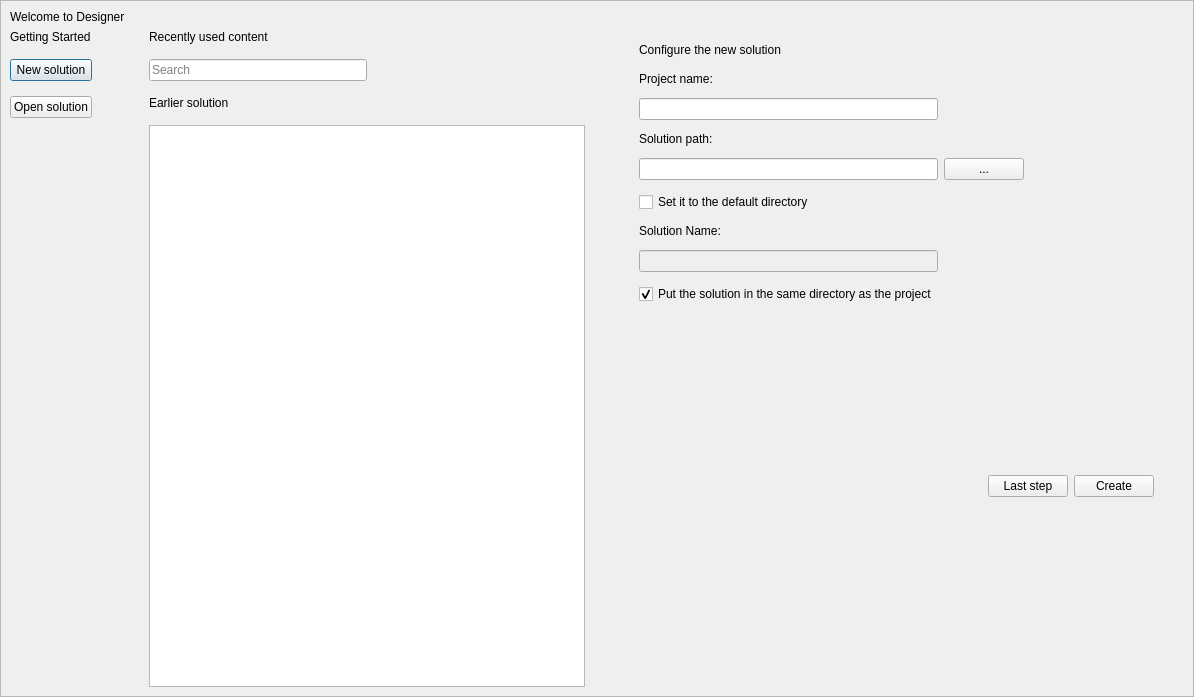
<?xml version="1.0" encoding="UTF-8"?>
<ui version="4.0">
 <class>NewSolution</class>
 <widget class="QDialog" name="NewSolution">
  <property name="geometry">
   <rect>
    <x>0</x>
    <y>0</y>
    <width>1194</width>
    <height>697</height>
   </rect>
  </property>
  <property name="windowTitle">
   <string>Welcome</string>
  </property>
  <property name="styleSheet">
   <string notr="true"/>
  </property>
  <layout class="QGridLayout" name="gridLayout_3">
   <property name="leftMargin">
    <number>0</number>
   </property>
   <property name="topMargin">
    <number>0</number>
   </property>
   <property name="rightMargin">
    <number>0</number>
   </property>
   <property name="bottomMargin">
    <number>0</number>
   </property>
   <property name="spacing">
    <number>0</number>
   </property>
   <item row="0" column="0">
    <widget class="QScrollArea" name="scrollArea">
     <property name="widgetResizable">
      <bool>true</bool>
     </property>
     <widget class="QWidget" name="scrollAreaWidgetContents">
      <property name="geometry">
       <rect>
        <x>0</x>
        <y>0</y>
        <width>1192</width>
        <height>695</height>
       </rect>
      </property>
      <layout class="QHBoxLayout" name="horizontalLayout_4">
       <property name="leftMargin">
        <number>0</number>
       </property>
       <property name="topMargin">
        <number>0</number>
       </property>
       <property name="rightMargin">
        <number>0</number>
       </property>
       <property name="bottomMargin">
        <number>0</number>
       </property>
       <item>
        <widget class="QWidget" name="widget_welcome" native="true">
         <layout class="QVBoxLayout" name="verticalLayout_3">
          <item>
           <widget class="QLabel" name="label_welcome">
            <property name="text">
             <string>Welcome to Designer</string>
            </property>
           </widget>
          </item>
          <item>
           <layout class="QHBoxLayout" name="horizontalLayout_3">
            <property name="spacing">
             <number>6</number>
            </property>
            <item>
             <layout class="QVBoxLayout" name="verticalLayout">
              <property name="spacing">
               <number>15</number>
              </property>
              <item>
               <widget class="QLabel" name="label_gettingStarted">
                <property name="text">
                 <string>Getting Started</string>
                </property>
               </widget>
              </item>
              <item>
               <widget class="QPushButton" name="pushButton_newSln">
                <property name="text">
                 <string>New solution</string>
                </property>
                <property name="icon">
                 <iconset resource="../Image.qrc">
                  <normaloff>:/Image/solutionNew.png</normaloff>:/Image/solutionNew.png</iconset>
                </property>
               </widget>
              </item>
              <item>
               <widget class="QPushButton" name="pushButton_openSln">
                <property name="text">
                 <string>Open solution</string>
                </property>
                <property name="icon">
                 <iconset resource="../Image.qrc">
                  <normaloff>:/Image/solutionOpen.png</normaloff>:/Image/solutionOpen.png</iconset>
                </property>
                <property name="iconSize">
                 <size>
                  <width>16</width>
                  <height>16</height>
                 </size>
                </property>
               </widget>
              </item>
              <item>
               <spacer name="verticalSpacer">
                <property name="orientation">
                 <enum>Qt::Vertical</enum>
                </property>
                <property name="sizeHint" stdset="0">
                 <size>
                  <width>20</width>
                  <height>40</height>
                 </size>
                </property>
               </spacer>
              </item>
             </layout>
            </item>
            <item>
             <widget class="QWidget" name="widget" native="true">
              <property name="minimumSize">
               <size>
                <width>45</width>
                <height>0</height>
               </size>
              </property>
             </widget>
            </item>
            <item>
             <layout class="QVBoxLayout" name="verticalLayout_2">
              <property name="spacing">
               <number>15</number>
              </property>
              <item>
               <widget class="QLabel" name="label_recently">
                <property name="text">
                 <string>Recently used content</string>
                </property>
                <property name="textInteractionFlags">
                 <set>Qt::LinksAccessibleByKeyboard|Qt::LinksAccessibleByMouse</set>
                </property>
               </widget>
              </item>
              <item>
               <layout class="QHBoxLayout" name="horizontalLayout">
                <item>
                 <widget class="QLineEdit" name="lineEdit_search">
                  <property name="placeholderText">
                   <string>Search</string>
                  </property>
                  <property name="cursorMoveStyle">
                   <enum>Qt::LogicalMoveStyle</enum>
                  </property>
                  <property name="clearButtonEnabled">
                   <bool>true</bool>
                  </property>
                 </widget>
                </item>
                <item>
                 <spacer name="horizontalSpacer">
                  <property name="orientation">
                   <enum>Qt::Horizontal</enum>
                  </property>
                  <property name="sizeHint" stdset="0">
                   <size>
                    <width>40</width>
                    <height>20</height>
                   </size>
                  </property>
                 </spacer>
                </item>
               </layout>
              </item>
              <item>
               <widget class="QLabel" name="label_earlierSolution">
                <property name="text">
                 <string>Earlier solution</string>
                </property>
               </widget>
              </item>
              <item>
               <widget class="QListWidget" name="listWidget_earlerSln">
                <property name="font">
                 <font>
                  <pointsize>9</pointsize>
                 </font>
                </property>
                <property name="contextMenuPolicy">
                 <enum>Qt::CustomContextMenu</enum>
                </property>
                <property name="sizeAdjustPolicy">
                 <enum>QAbstractScrollArea::AdjustToContents</enum>
                </property>
                <property name="viewMode">
                 <enum>QListView::ListMode</enum>
                </property>
                <property name="sortingEnabled">
                 <bool>false</bool>
                </property>
               </widget>
              </item>
             </layout>
            </item>
           </layout>
          </item>
         </layout>
        </widget>
       </item>
       <item>
        <widget class="QWidget" name="widget_cfgNewSln" native="true">
         <layout class="QVBoxLayout" name="verticalLayout_4">
          <property name="leftMargin">
           <number>39</number>
          </property>
          <property name="topMargin">
           <number>39</number>
          </property>
          <property name="rightMargin">
           <number>39</number>
          </property>
          <property name="bottomMargin">
           <number>39</number>
          </property>
          <item>
           <layout class="QGridLayout" name="gridLayout">
            <property name="horizontalSpacing">
             <number>6</number>
            </property>
            <property name="verticalSpacing">
             <number>12</number>
            </property>
            <item row="4" column="0">
             <widget class="QLineEdit" name="lineEdit_slnPath"/>
            </item>
            <item row="7" column="0">
             <widget class="QLineEdit" name="lineEdit_slnName">
              <property name="enabled">
               <bool>false</bool>
              </property>
             </widget>
            </item>
            <item row="8" column="0">
             <widget class="QCheckBox" name="checkBox">
              <property name="text">
               <string>Put the solution in the same directory as the project</string>
              </property>
              <property name="checked">
               <bool>true</bool>
              </property>
             </widget>
            </item>
            <item row="2" column="0">
             <widget class="QLineEdit" name="lineEdit_proName"/>
            </item>
            <item row="9" column="1">
             <layout class="QHBoxLayout" name="horizontalLayout_2">
              <property name="spacing">
               <number>6</number>
              </property>
              <item>
               <spacer name="horizontalSpacer_3">
                <property name="orientation">
                 <enum>Qt::Horizontal</enum>
                </property>
                <property name="sizeHint" stdset="0">
                 <size>
                  <width>40</width>
                  <height>20</height>
                 </size>
                </property>
               </spacer>
              </item>
              <item>
               <widget class="QPushButton" name="btn_lastStep">
                <property name="text">
                 <string>Last step</string>
                </property>
               </widget>
              </item>
              <item>
               <widget class="QPushButton" name="btn_create">
                <property name="text">
                 <string>Create</string>
                </property>
               </widget>
              </item>
             </layout>
            </item>
            <item row="0" column="1">
             <spacer name="horizontalSpacer_2">
              <property name="orientation">
               <enum>Qt::Horizontal</enum>
              </property>
              <property name="sizeHint" stdset="0">
               <size>
                <width>40</width>
                <height>20</height>
               </size>
              </property>
             </spacer>
            </item>
            <item row="3" column="0">
             <widget class="QLabel" name="label_slnPath">
              <property name="text">
               <string>Solution path:</string>
              </property>
             </widget>
            </item>
            <item row="9" column="0">
             <spacer name="verticalSpacer_2">
              <property name="orientation">
               <enum>Qt::Vertical</enum>
              </property>
              <property name="sizeHint" stdset="0">
               <size>
                <width>20</width>
                <height>40</height>
               </size>
              </property>
             </spacer>
            </item>
            <item row="6" column="0">
             <widget class="QLabel" name="label_slnName">
              <property name="text">
               <string>Solution Name:</string>
              </property>
             </widget>
            </item>
            <item row="1" column="0">
             <widget class="QLabel" name="label_proName">
              <property name="text">
               <string>Project name:</string>
              </property>
             </widget>
            </item>
            <item row="0" column="0">
             <widget class="QLabel" name="label_cfgNewSln">
              <property name="text">
               <string>Configure the new solution</string>
              </property>
              <property name="alignment">
               <set>Qt::AlignLeading|Qt::AlignLeft|Qt::AlignVCenter</set>
              </property>
             </widget>
            </item>
            <item row="4" column="1" alignment="Qt::AlignLeft">
             <widget class="QPushButton" name="btn_path">
              <property name="text">
               <string>...</string>
              </property>
             </widget>
            </item>
            <item row="5" column="0">
             <widget class="QCheckBox" name="checkBox_setPath">
              <property name="text">
               <string>Set it to the default directory</string>
              </property>
             </widget>
            </item>
           </layout>
          </item>
         </layout>
        </widget>
       </item>
      </layout>
     </widget>
    </widget>
   </item>
  </layout>
 </widget>
 <resources>
  <include location="../Image.qrc"/>
 </resources>
 <connections/>
</ui>
